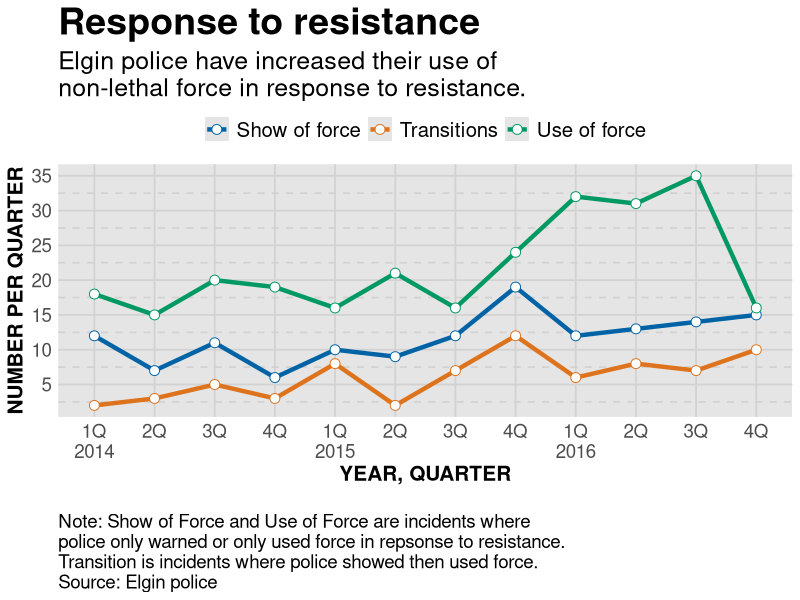

Recreate this plot in R.
# The code in this file is described 
# in html files of the same name

# load the libraries 
library(readr)
library(ggplot2)
library(ggthemes)

# bring in the data we worked worked with
df <- read_csv("dfsubset.csv")



#---------------------
# For windows devices only
# windowsFonts(Verdana=windowsFont('Verdana'))

# This function set styles for the chart
# Be sure to run it before you plot

theme_gfx <- function(...) {
  theme_set(theme_get() + theme(text = element_text(family = 'Verdana', size= 12, lineheight=0.9))) + 
    theme(
      # edit background colors
      plot.background = element_blank(),
      legend.background = element_blank(),
      panel.background=element_rect(fill="#E5E5E5"),
      strip.background=element_rect(fill="#E5E5E5"),
      # modify grid and tick lines
      panel.grid.major = element_line(size = .6, color="#D2D2D2"),
      panel.grid.minor = element_line(size = .6, color="#D2D2D2", linetype = "dashed"),
      axis.ticks = element_blank(),
      # edit font sizes
      plot.title = element_text(size = 27,face="bold"),
      plot.subtitle = element_text(size = 18),
      #legend.title=element_text(size = 13,face="bold"),
      legend.text=element_text(size=14.7),
      axis.title=element_text(size=15, face="bold"),
      axis.text=element_text(size=13.5),
      plot.caption=element_text(size=13.5, hjust=0),
      strip.text = element_text(face="bold", size=13.5, hjust=0),
      # This puts the legend across the top
      legend.position="top", 
      legend.direction="horizontal",
      # removes label for legend
      legend.title = element_blank(),
      ...
    )
}

#-----Insert plot here -------------

pLine <- ggplot(df) +
  aes(x = Year_Quarter, 
      y = value, 
      group = set, 
      color = set) +
  geom_line(stat="identity", 
            size = 1.5) + 
  geom_point(stat="identity", 
             size = 3,
             shape=21,
             fill="white") + 
  theme_gfx()

# Let's customize the x scale
# Remember \n = a line break
pLine <- pLine + scale_x_discrete(
  labels=c("1Q\n2014","2Q","3Q","4Q","1Q\n2015","2Q","3Q","4Q","1Q\n2016","2Q","3Q","4Q")
)

# Let's also customize the y scale
# we set the min and max, then where breaks should be
pLine <- pLine + 
  scale_y_continuous(breaks=c(seq(0,40,5)) )

# add all the titles.
pLine <- pLine + labs(
  title="Response to resistance", # your headline
  subtitle="Elgin police have increased their use of\nnon-lethal force in response to resistance.",
  x="YEAR, QUARTER", 
  y="NUMBER PER QUARTER",
  caption="\nNote: Show of Force and Use of Force are incidents where \npolice only warned or only used force in repsonse to resistance. \nTransition is incidents where police showed then used force. \nSource: Elgin police")

# color scheme - comment out for B/W PDF
pLine <- pLine + scale_colour_manual( values = c("#0063A5", "#DE731D", "#009964", "#DA2128", "#6F2C91") ) + scale_fill_manual( values = c("#0063A5", "#DE731D", "#009964", "#DA2128", "#6F2C91") )
# make B/W PDF - remember to change name of file!
#pLine <- pLine + scale_colour_grey(start = 0, end = 0.75) + scale_fill_grey(start = 0, end = 0.75)

pLine


#----- End plot --------------

